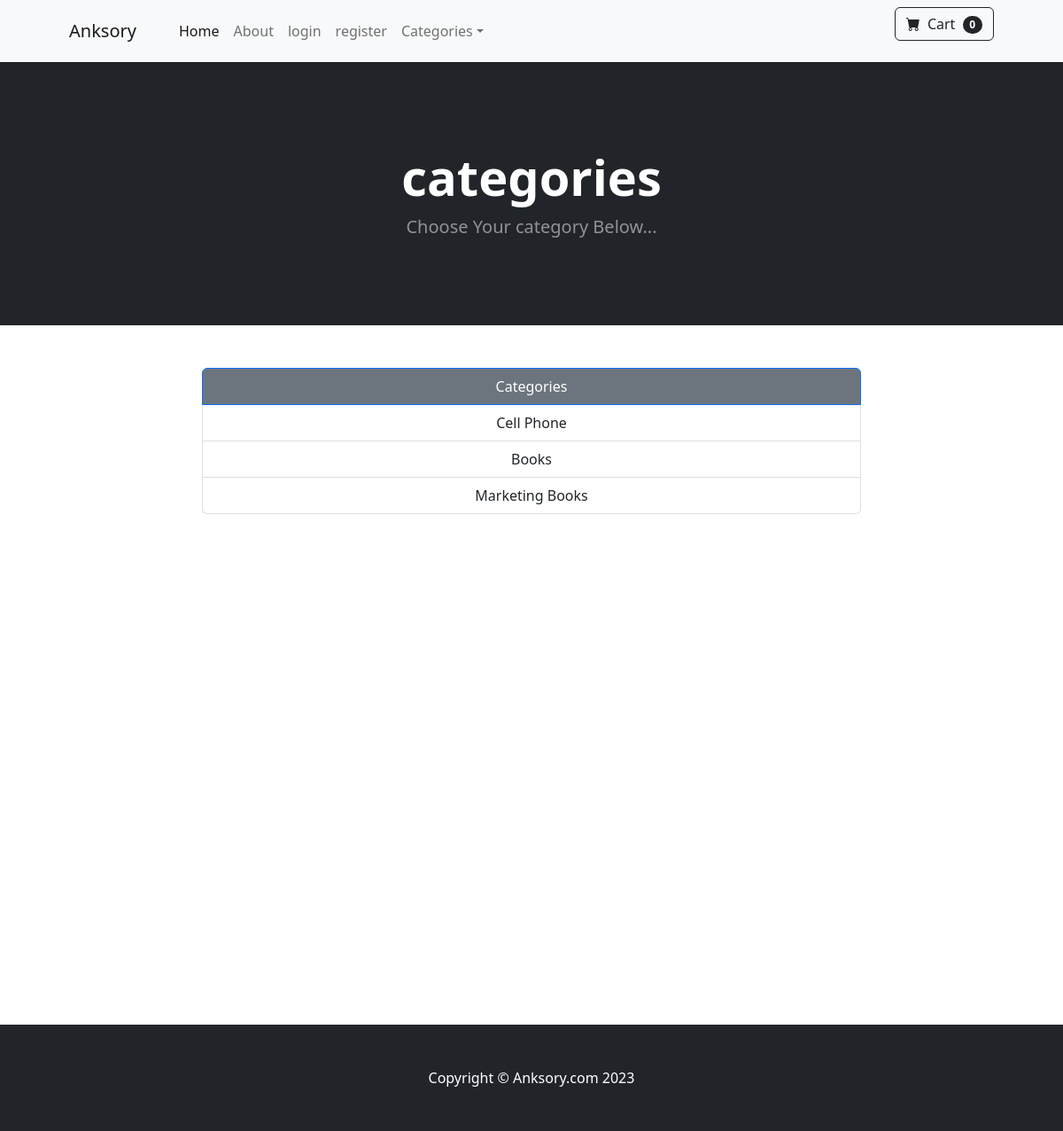
The app's page /category_summary/ with its own data.
### store/models.py (models this page shows)
class Category(models.Model):
    name=models.CharField(max_length=50)
    def __str__(self) -> str:
        return self.name
    class Meta:
        verbose_name_plural='Categories'

### store/views.py (the view)
# urls.py: path('category_summary/',category_summary, name='category_summary'),
def category_summary(request):
    categories = Category.objects.all()
    return render(request, 'category_summary.html', {'categories': categories})

### cart/cart.py (called while the page is built)
    def __len__(self):
         return len(self.cart)

### cart/context_processors.py (called while the page is built)
def cart(request):
    return {'cart': Cart(request)}

### store/templates/category_summary.html (shortened to what this page needs)
{% extends 'base.html' %}
{% block content %}
<header class="bg-dark py-5">
    <div class="container px-4 px-lg-5 my-5">
        <div class="text-center text-white">
            <h1 class="display-4 fw-bolder">categories</h1>
            <p class="lead fw-normal text-white-50 mb-0">Choose Your category Below...</p>
        </div>
    </div>
</header>
<div class="container">
    <div class="row">
        <center>
            <div class="col-8">
                <br/><br/>
                <div class="list-group">
                    <a href="#" class="list-group-item list-group-item-action active bg-secondary">
                        Categories
                    </a>
                    {%for category in categories%}
                    <a href="{% url 'category' category %}" class="list-group-item list-group-item-action ">{{category}}</a>
                    {% endfor %}
                  </div>
                <br/><br/><br/><br/><br/><br/><br/><br/><br/><br/><br/><br/>
                <br/><br/><br/><br/><br/><br/><br/><br/><br/><br/><br/><br/>
            </div>
        </center>
    </div>
</div>
{% endblock %}

### records on screen
Category: name "Cell Phone"
Category: name "Books"
Category: name "Marketing Books"

### other values on screen
{{ cart|length }} "0"
